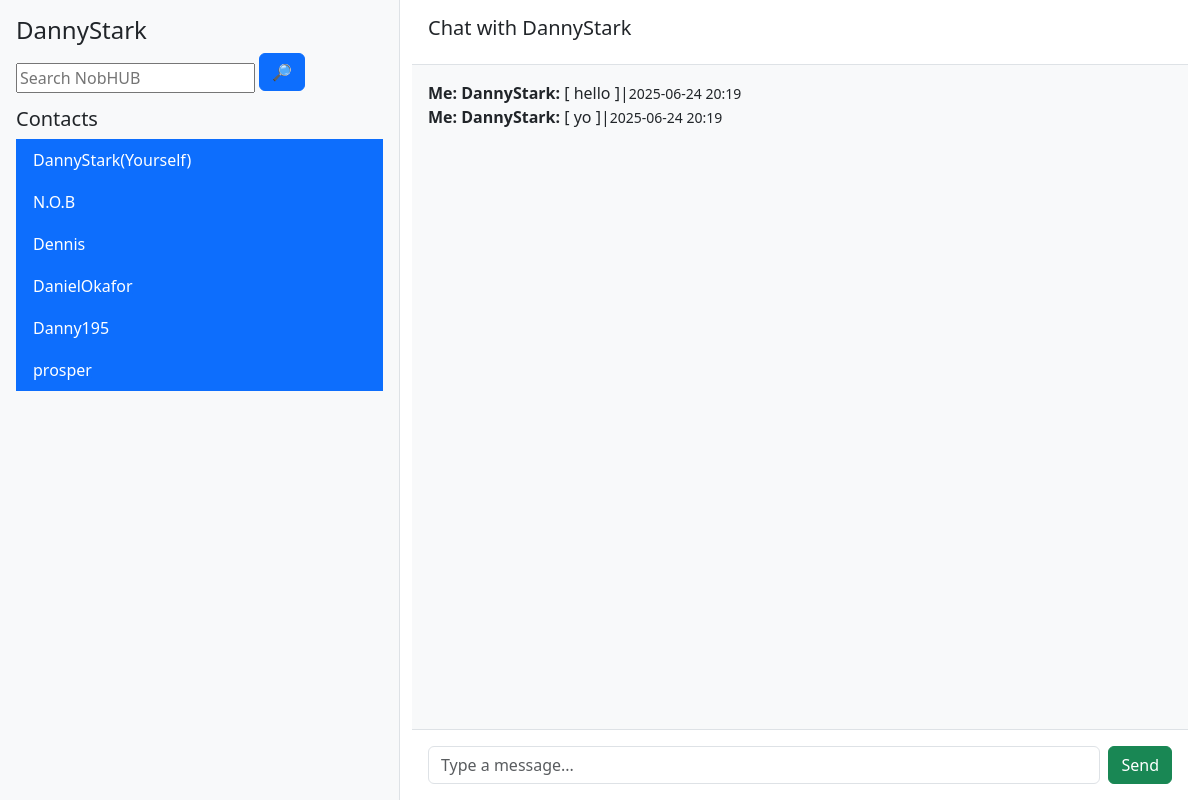
/chat/1 (signed in), run on the app's committed database.
### App/models.py (models this page shows)
class User(UserMixin, nob_db.Model):
    id = nob_db.Column(nob_db.Integer, primary_key=True)
    username = nob_db.Column(nob_db.String(20), nullable=False)
    user_number = nob_db.Column(nob_db.String(200), nullable=False)
    user_email = nob_db.Column(nob_db.String(100), nullable=False)
    user_password_hash = nob_db.Column(nob_db.String(200), nullable=False)
    user_image_path =  nob_db.Column(nob_db.String(200), nullable=False)
    user_contacts = nob_db.relationship('Contacts', backref='owner_user', lazy=True, primaryjoin="User.id==Contacts.user_id", overlaps="actual_contact_user") # A two way relationship between the user and their contacts and messages
    user_messages_sent = nob_db.relationship('Messages', backref='sender_user', lazy=True, primaryjoin="User.id==Messages.user_id", overlaps="user_messages_received")
    user_messages_received = nob_db.relationship('Messages',backref='recipient_user',lazy=True,primaryjoin="User.id == Messages.contact_id", overlaps="user_messages_sent")

class Contacts(nob_db.Model):
    id = nob_db.Column(nob_db.Integer, primary_key=True)
    user_id = nob_db.Column(nob_db.Integer, nob_db.ForeignKey('user.id'), nullable=False)
    contact_id = nob_db.Column(nob_db.Integer, nob_db.ForeignKey('user.id'), nullable=False)
    contact_name = nob_db.Column(nob_db.String(20), nullable=False)
    contact_number = nob_db.Column(nob_db.String(200), nullable=False)
    contact_image_path =  nob_db.Column(nob_db.String(200), nullable=False)
    actual_contact_user = nob_db.relationship('User', primaryjoin="Contacts.contact_id==User.id", lazy=True, overlaps= "user_contacts, user_messages_sent, user_messages_received")

class Messages(nob_db.Model):
    id = nob_db.Column(nob_db.Integer, primary_key=True)
    user_id = nob_db.Column(nob_db.Integer, nob_db.ForeignKey('user.id'), nullable=False)
    contact_id = nob_db.Column(nob_db.Integer, nob_db.ForeignKey('user.id'), nullable=False)
    message = nob_db.Column(nob_db.Text, nullable=False)
    time = nob_db.Column(nob_db.DateTime, default=datetime.utcnow)

### App/routes.py (the view, shortened to what this page needs)
@routes.route('/chat/<int:id>', methods=['GET', 'POST'])
@login_required
def chat(id):
    contacts = Contacts.query.filter_by(user_id=current_user.id).all()
    user_contacts_entry = Contacts.query.filter_by(id=id, user_id=current_user.id).first_or_404()  # get a table consisting of the contacts associated with a user from the Contacts table
    user_to_chatwith = User.query.get_or_404(user_contacts_entry.contact_id)                     #  get the contact/user to chat with from the users table
    messages = Messages.query.filter(
     or_(
         and_(Messages.user_id == current_user.id, Messages.contact_id == user_to_chatwith.id),
         and_(Messages.user_id == user_to_chatwith.id, Messages.contact_id == current_user.id)
     )).order_by(Messages.time).all()                                                                       #Get user and contacts messages
    print(messages)
    return render_template('chat.html', contacts=contacts, user=current_user, messages=messages,contact=user_contacts_entry, user_to_chatwith=user_to_chatwith)

### App/templates/chat.html
{% extends 'base.html' %}
{% block body %}
<div class="container-fluid">
  <div class="row vh-100">
    <div class="col-md-4 bg-light border-end p-3">
      <h4>{{ user.username }}</h4>
      <div class="search-container">
        <form action="/search" method="GET" class="search-form">
            <input type="text" name="search" id="search" placeholder="Search NobHUB" >
            <button type="submit" class="btn btn-primary mb-3">🔎</button>
        </form>
        </div>
      <h5>Contacts</h5>
      <ul class="list-group">
         {% for contact in contacts %}
        <a href="/chat/{{ contact.id }}"><li class="list-group-item active">{{ contact.contact_name }}</li></a>
        {% endfor %}
      </ul>
    </div>
    <div class="col-md-8 d-flex flex-column">
      <div class="border-bottom p-3">
        <h5>Chat with {{user_to_chatwith.username}}</h5>
      </div>
       {% if messages %}
       <div class="flex-grow-1 overflow-auto p-3" style="background-color:#f8f9fa;">
       {% for message in messages %}
  <div>
    <strong>
      {% if message.user_id== user.id%}
        Me:
        {% endif %}
      {%if message.user_id == user_to_chatwith.id %}
        {{ user_to_chatwith.username}}:
        {% endif %}
    </strong>
      [ {{ message.message }} ]|<small>{{ message.time.strftime('%Y-%m-%d %H:%M') }}</small>
  </div>
{% endfor %}
        </div>
        {% else %}
        <div class="flex-grow-1 overflow-auto p-3" style="background-color:#f8f9fa;">
        <p>No Messages yet. </p>
        </div>
             {% endif %}
      <form action="/chat/{{ contact.id }}" method="POST" class="p-3 border-top d-flex">
        <input type="text" name="user_message" class="form-control me-2" placeholder="Type a message..." required oninvalid="this.setCustomValidity('Can\'t send empty message')" oninput="this.setCustomValidity('')">
        <button type="submit" class="btn btn-success">Send</button>
      </form>
    </div>
  </div>
</div>
{% endblock %}

### data on the page
User: username "DannyStark"
Contacts: contact_name "DannyStark(Yourself)"
Contacts: contact_name "N.O.B"
Contacts: contact_name "Dennis"
Contacts: contact_name "DanielOkafor"
Contacts: contact_name "Danny195"
Contacts: contact_name "prosper"
Messages: shows "Me:", message "hello", time "2025-06-24 20:19"
Messages: shows "Me:", message "yo", time "2025-06-24 20:19"
